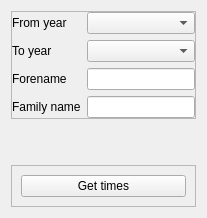
      <widget class="QWidget" name="Times">
       <attribute name="title">
        <string>Time development</string>
       </attribute>
       <layout class="QVBoxLayout" name="verticalLayout_5">
        <item>
         <widget class="QFrame" name="frame_3">
          <property name="frameShape">
           <enum>QFrame::StyledPanel</enum>
          </property>
          <property name="frameShadow">
           <enum>QFrame::Raised</enum>
          </property>
          <layout class="QFormLayout" name="formLayout_2">
           <property name="leftMargin">
            <number>0</number>
           </property>
           <property name="topMargin">
            <number>0</number>
           </property>
           <property name="rightMargin">
            <number>0</number>
           </property>
           <property name="bottomMargin">
            <number>0</number>
           </property>
           <item row="0" column="0">
            <widget class="QLabel" name="label_15">
             <property name="text">
              <string>From year</string>
             </property>
            </widget>
           </item>
           <item row="0" column="1">
            <widget class="QComboBox" name="u_timesFYear"/>
           </item>
           <item row="1" column="0">
            <widget class="QLabel" name="label_19">
             <property name="text">
              <string>To year</string>
             </property>
            </widget>
           </item>
           <item row="2" column="0">
            <widget class="QLabel" name="label_20">
             <property name="text">
              <string>Forename</string>
             </property>
            </widget>
           </item>
           <item row="1" column="1">
            <widget class="QComboBox" name="u_timesTYear"/>
           </item>
           <item row="2" column="1">
            <widget class="QLineEdit" name="u_timesForename"/>
           </item>
           <item row="3" column="0">
            <widget class="QLabel" name="label_21">
             <property name="text">
              <string>Family name</string>
             </property>
            </widget>
           </item>
           <item row="3" column="1">
            <widget class="QLineEdit" name="u_timesLastname"/>
           </item>
          </layout>
         </widget>
        </item>
        <item>
         <spacer name="verticalSpacer_3">
          <property name="orientation">
           <enum>Qt::Vertical</enum>
          </property>
          <property name="sizeHint" stdset="0">
           <size>
            <width>20</width>
            <height>40</height>
           </size>
          </property>
         </spacer>
        </item>
        <item>
         <widget class="QFrame" name="frame_5">
          <property name="frameShape">
           <enum>QFrame::StyledPanel</enum>
          </property>
          <property name="frameShadow">
           <enum>QFrame::Raised</enum>
          </property>
          <layout class="QHBoxLayout" name="horizontalLayout_6">
           <item>
            <widget class="QPushButton" name="u_getTimes">
             <property name="text">
              <string>Get times</string>
             </property>
            </widget>
           </item>
          </layout>
         </widget>
        </item>
       </layout>
      </widget>
